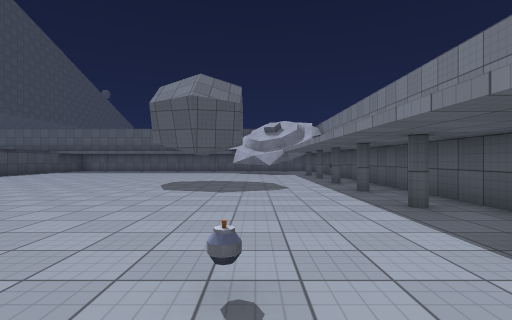
View 1 (above)

16 first-person views from a walk through a scene from a Unity 3-D project. The camera is 1.3 m above the floor, looks level and sees 85° across. The floor is counted in squares, 2 m on a side. Each view is taken from the middle of a square. On the plan, view 1 faces up. The plan holds only what a view shows up to about 9 squares ahead; the rest is blank. The place goes on beyond the plan. The player is left out. Surface patterns are stand-ins for the level's own textures.

View 2
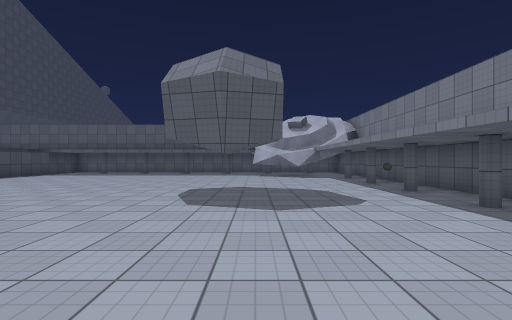

View 3
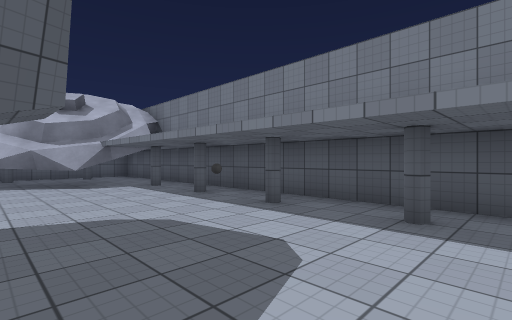

View 4
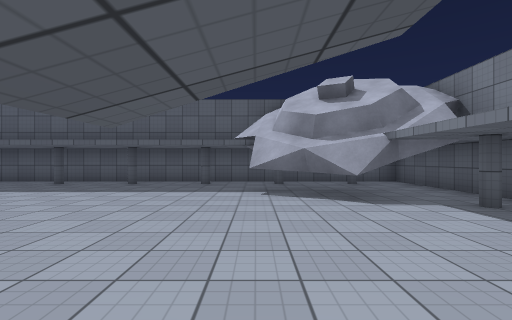

View 5
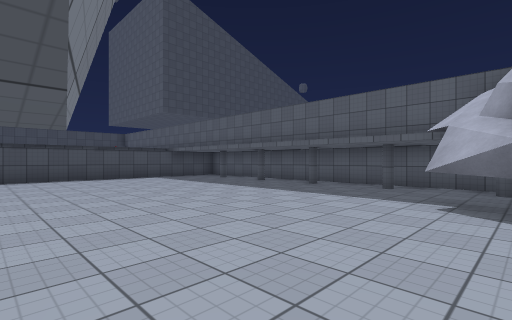

View 6
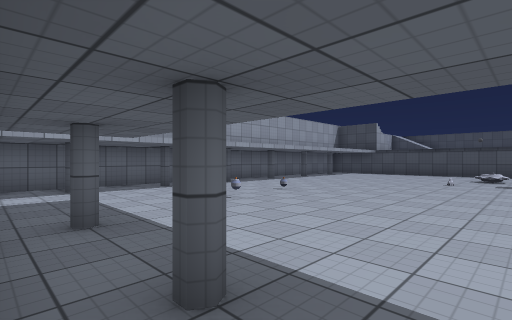

View 7
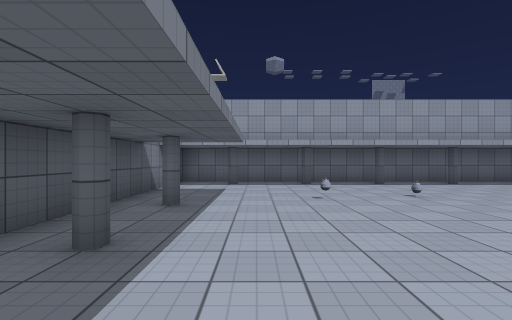

View 8
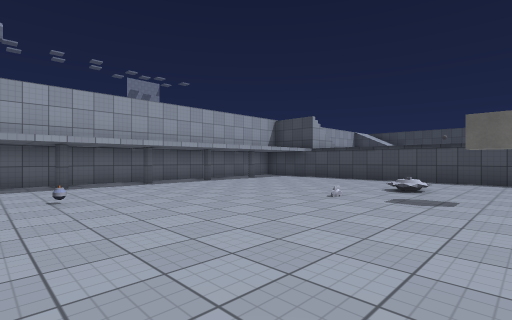

View 9
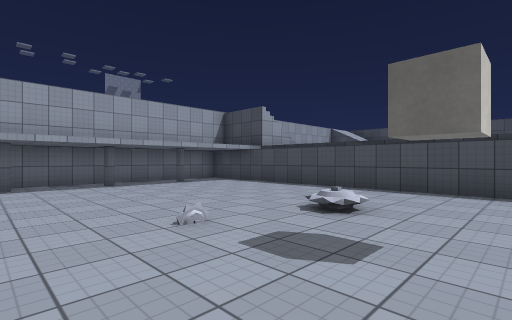

View 10
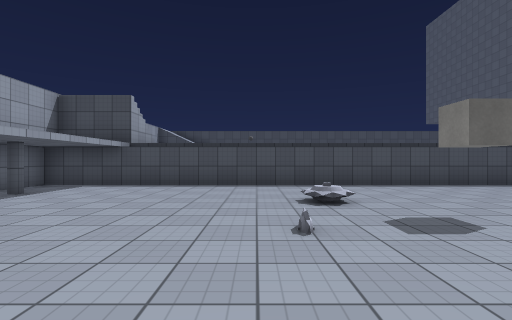

View 11
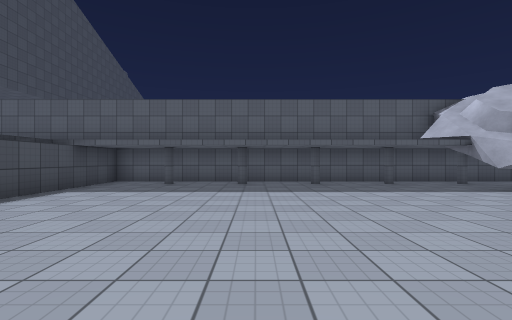

View 12
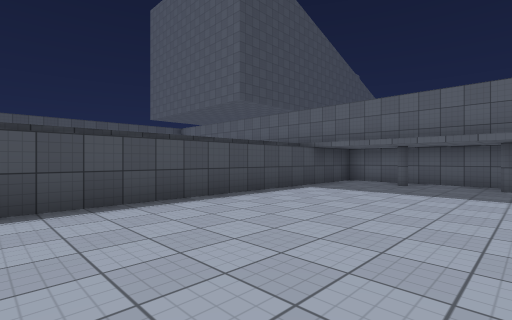

View 13
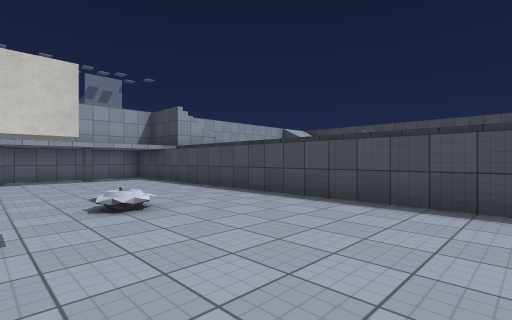

View 14
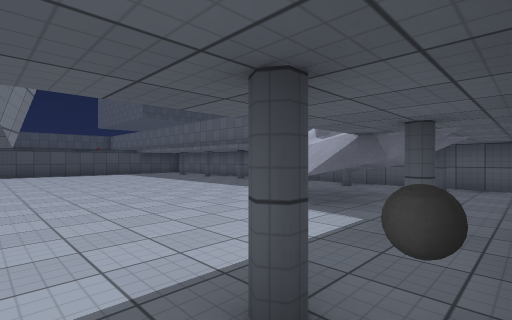

View 15
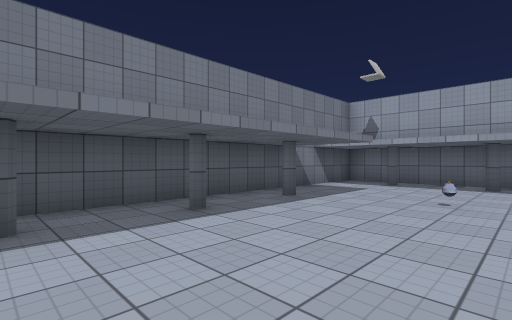

View 16
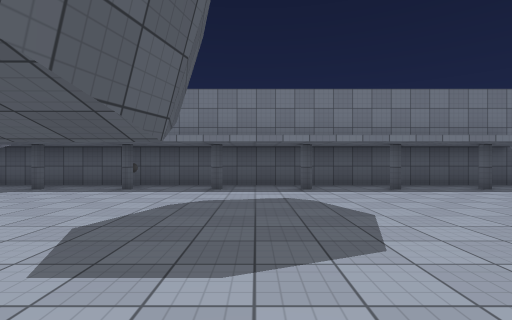

### Floor plan
Key: @ floor where view 1 was taken; # wall or solid block; x gap in a wall; . floor; C cube; O other object.
Columns run from 11 left of view 1 to 4 right of it. Each row starts with its distance up from view 1.
 17 ################
 16 #..........x...#
 15 #..........##..#
 14 #.........####.#
 13 #..........###.#
 12 #............#.#
 11 #..............#
 10 #.............x#
  9 #........#.....#
  8 #........#...#.#
  7 #..............#
  6 #............#.#
  5 #....C.........#
  4 #............#.#
  3 #..............#
  2 #............#.#
  1 #..........O...#
  0 #..........@...#
 -1 #..............#
 -2 #..............#
 -3 ################

Where each view was taken, in squares from view 1:
view 1: 0 up, 0 right, facing up
view 2: 2 up, 1 left, facing up
view 3: 5 up, 1 left, facing up-right
view 4: 8 up, 1 left, facing up
view 5: 9 up, 0 right, facing up-left
view 6: 5 up, 3 right, facing down-left
view 7: 6 up, 1 right, facing down
view 8: 6 up, 1 left, facing down-left
view 9: 6 up, 4 left, facing down-left
view 10: 3 up, 3 left, facing left
view 11: 8 up, 6 left, facing up
view 12: 8 up, 6 left, facing up-left
view 13: 8 up, 6 left, facing down-left
view 14: 9 up, 3 right, facing up-left
view 15: 6 up, 1 left, facing down-right
view 16: 7 up, 4 left, facing right
